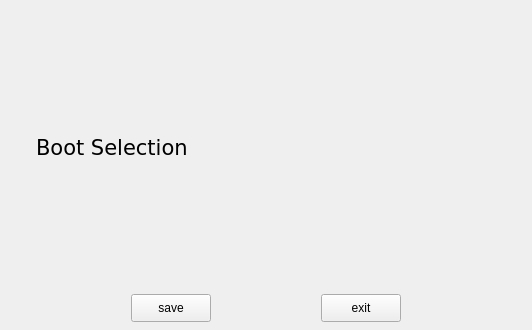
<?xml version="1.0" encoding="UTF-8"?>
<ui version="4.0">
 <class>MainWindow</class>
 <widget class="QMainWindow" name="MainWindow">
  <property name="geometry">
   <rect>
    <x>0</x>
    <y>0</y>
    <width>532</width>
    <height>330</height>
   </rect>
  </property>
  <property name="windowTitle">
   <string>启动选项选择</string>
  </property>
  <widget class="QWidget" name="centralWidget">
   <layout class="QGridLayout" name="gridLayout" rowstretch="10,1">
    <property name="leftMargin">
     <number>8</number>
    </property>
    <property name="topMargin">
     <number>8</number>
    </property>
    <property name="rightMargin">
     <number>8</number>
    </property>
    <property name="bottomMargin">
     <number>8</number>
    </property>
    <property name="spacing">
     <number>8</number>
    </property>
    <item row="1" column="2">
     <widget class="QPushButton" name="pushButton">
      <property name="sizePolicy">
       <sizepolicy hsizetype="Preferred" vsizetype="Preferred">
        <horstretch>0</horstretch>
        <verstretch>0</verstretch>
       </sizepolicy>
      </property>
      <property name="text">
       <string>save</string>
      </property>
     </widget>
    </item>
    <item row="1" column="5">
     <spacer name="horizontalSpacer_3">
      <property name="orientation">
       <enum>Qt::Horizontal</enum>
      </property>
      <property name="sizeHint" stdset="0">
       <size>
        <width>40</width>
        <height>20</height>
       </size>
      </property>
     </spacer>
    </item>
    <item row="0" column="6">
     <spacer name="verticalSpacer_2">
      <property name="orientation">
       <enum>Qt::Vertical</enum>
      </property>
      <property name="sizeHint" stdset="0">
       <size>
        <width>20</width>
        <height>40</height>
       </size>
      </property>
     </spacer>
    </item>
    <item row="1" column="3">
     <spacer name="horizontalSpacer">
      <property name="orientation">
       <enum>Qt::Horizontal</enum>
      </property>
      <property name="sizeHint" stdset="0">
       <size>
        <width>40</width>
        <height>20</height>
       </size>
      </property>
     </spacer>
    </item>
    <item row="1" column="1">
     <spacer name="horizontalSpacer_2">
      <property name="orientation">
       <enum>Qt::Horizontal</enum>
      </property>
      <property name="sizeHint" stdset="0">
       <size>
        <width>40</width>
        <height>20</height>
       </size>
      </property>
     </spacer>
    </item>
    <item row="1" column="4">
     <widget class="QPushButton" name="pushButton_2">
      <property name="sizePolicy">
       <sizepolicy hsizetype="Preferred" vsizetype="Preferred">
        <horstretch>0</horstretch>
        <verstretch>0</verstretch>
       </sizepolicy>
      </property>
      <property name="text">
       <string>exit</string>
      </property>
     </widget>
    </item>
    <item row="0" column="0">
     <spacer name="verticalSpacer">
      <property name="orientation">
       <enum>Qt::Vertical</enum>
      </property>
      <property name="sizeHint" stdset="0">
       <size>
        <width>20</width>
        <height>40</height>
       </size>
      </property>
     </spacer>
    </item>
    <item row="0" column="1" colspan="5">
     <layout class="QVBoxLayout" name="verticalLayout">
      <property name="spacing">
       <number>8</number>
      </property>
      <property name="leftMargin">
       <number>8</number>
      </property>
      <property name="topMargin">
       <number>8</number>
      </property>
      <property name="rightMargin">
       <number>8</number>
      </property>
      <property name="bottomMargin">
       <number>8</number>
      </property>
      <item>
       <widget class="QLabel" name="label">
        <property name="font">
         <font>
          <family>DejaVu Sans</family>
          <pointsize>16</pointsize>
         </font>
        </property>
        <property name="text">
         <string>Boot Selection</string>
        </property>
        <property name="alignment">
         <set>Qt::AlignLeading|Qt::AlignLeft|Qt::AlignVCenter</set>
        </property>
       </widget>
      </item>
     </layout>
    </item>
   </layout>
  </widget>
 </widget>
 <layoutdefault spacing="6" margin="11"/>
 <resources/>
 <connections/>
</ui>
